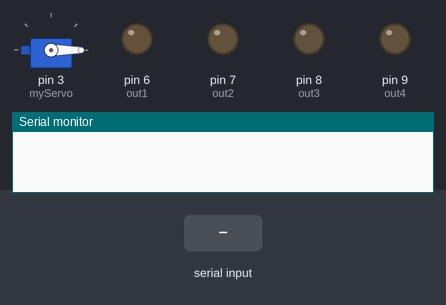
This sketch was run on a simulated Arduino Uno, built with avr-gcc and run on an emulated ATmega328P. Parts: servo, output pins drawn as LEDs (lit = HIGH), the last lines printed to the serial monitor. Inputs (shaded band) come from the test bench.

Above: at 1.2 s.
1.3 s: "X" received over Serial
At 1.76 s:
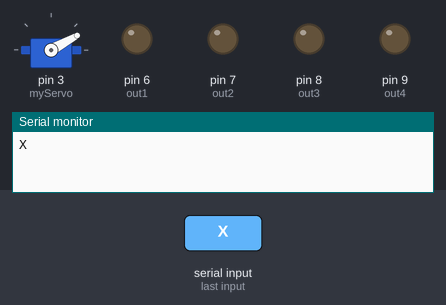
4.3 s: "F" received over Serial
At 5.2 s:
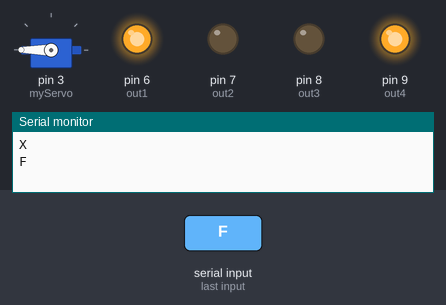
5.8 s: "R" received over Serial
At 6.3 s:
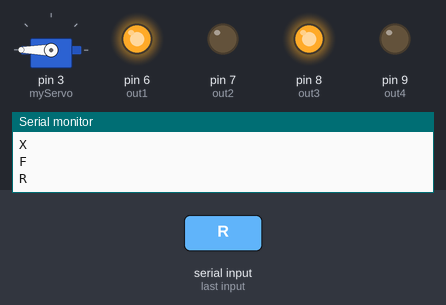
7.3 s: "G" received over Serial
At 8.5 s:
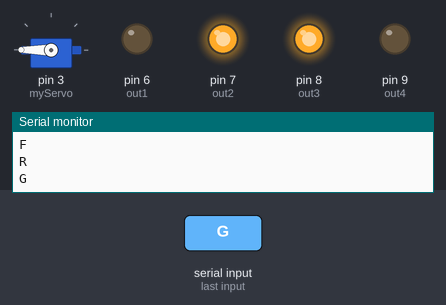
8.8 s: "L" received over Serial
At 9.8 s:
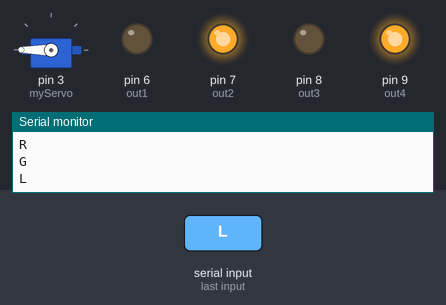
10.3 s: "Y" received over Serial
At 14.0 s:
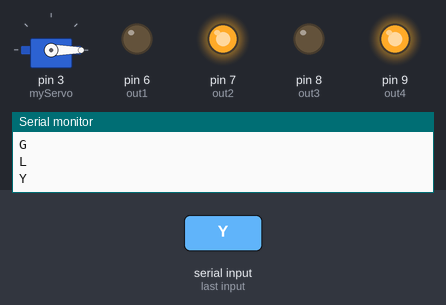
Timing chart, 0 to 14.3 s (numbered marks = the images above; inputs shaded):
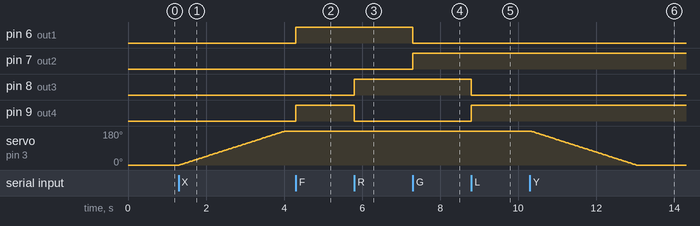

The sketch:

LF.ino
```cpp
#include<Servo.h>

#define out1 6
#define out2 7
#define out3 8
#define out4 9

Servo myServo;
char data;
int pos = 0;

void setup() {
  Serial.begin(9600);

  pinMode(out1, OUTPUT);
  pinMode(out2, OUTPUT);
  pinMode(out3, OUTPUT);
  pinMode(out4, OUTPUT);

  myServo.attach(3);
  myServo.write(pos);
}

void loop() {

 while(Serial.available()>0){
  data = Serial.read();
  Serial.println(data);

  if(data == 'S'){
    digitalWrite(out1, LOW);
    digitalWrite(out2, LOW);
    digitalWrite(out3, LOW);
    digitalWrite(out4, LOW);
  }

  else if(data == 'F'){
    digitalWrite(out1, HIGH);
    digitalWrite(out2, LOW);
    digitalWrite(out3, LOW);
    digitalWrite(out4, HIGH);
  }

  else if(data == 'R'){
    digitalWrite(out1, HIGH);
    digitalWrite(out2, LOW);
    digitalWrite(out3, HIGH);
    digitalWrite(out4, LOW);
  }

  else if(data == 'G'){
    digitalWrite(out1, LOW);
    digitalWrite(out2, HIGH);
    digitalWrite(out3, HIGH);
    digitalWrite(out4, LOW);
  }

  else if(data == 'L'){
    digitalWrite(out1, LOW);
    digitalWrite(out2, HIGH);
    digitalWrite(out3, LOW);
    digitalWrite(out4, HIGH);
  }

  else if(data == 'X'){
    for (pos = 0; pos <= 180; pos += 1) {
    myServo.write(pos);
    delay(15);
  }
  }

  else if(data == 'Y'){
    for (pos = 180; pos >= 0; pos -= 1) {
    myServo.write(pos);
    delay(15);
  }
  }
 }
}
```

Measured:
- after the input at 1.3 s, servo on pin 3 (myServo): moves from 0° to 180° over 2.7 s, starting at once
- after the input at 4.3 s, pin 6 (out1), pin 9 (out4): LOW → HIGH at once
- after the input at 5.8 s, pin 8 (out3): LOW → HIGH at once; pin 9 (out4): HIGH → LOW at once
- after the input at 7.3 s, pin 6 (out1): HIGH → LOW at once; pin 7 (out2): LOW → HIGH at once
- after the input at 8.8 s, pin 8 (out3): HIGH → LOW at once; pin 9 (out4): LOW → HIGH at once
- after the input at 10.3 s, servo on pin 3 (myServo): moves from 180° to 0° over 2.7 s, starting at once
